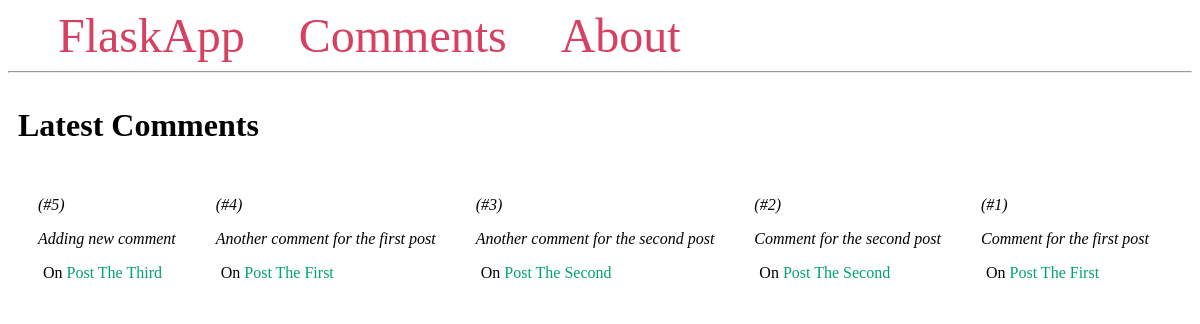
Page /comments/ on the earlier database version.
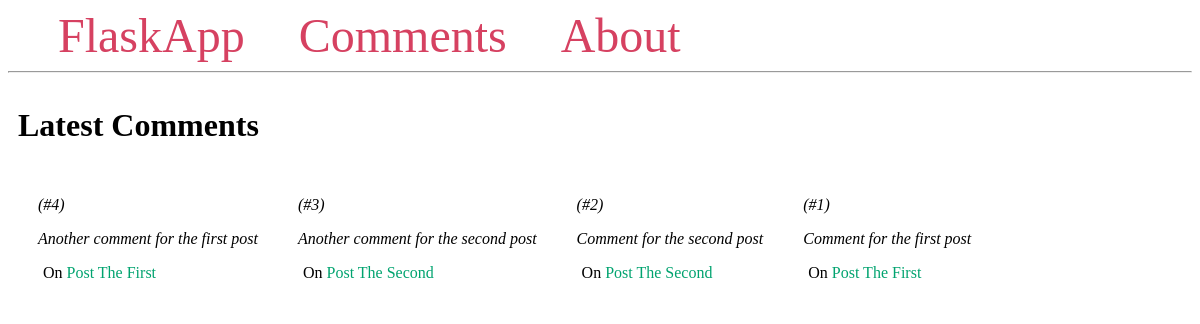
Same page on the later database version.
### model.py (models this page shows, shortened)
class Comment(db.Model):
    id = db.Column(db.Integer, primary_key=True)
    content = db.Column(db.Text)
    post_id = db.Column(db.Integer, db.ForeignKey('post.id'))

class Post(db.Model):
    id = db.Column(db.Integer, primary_key=True)
    title = db.Column(db.String(100))
    content = db.Column(db.Text)
    comments = db.relationship('Comment', backref='post')

### app.py (the view)
@app.route('/comments/')
def comments():
    comments = Comment.query.order_by(Comment.id.desc()).all()
    return render_template('comments.html', comments=comments)

### templates/comments.html
{% extends 'base.html' %}
{% block content %}
<span class="title">
    <h1>{% block title %} Latest Comments {% endblock %}</h1>
</span>
<div class="content">
    {% for comment in comments %}
    <div class="comment">
        <i>
            (#{{ comment.id }})
            <p>{{ comment.content }}</p>
        </i>
        <p class="title">
            On <a href="{{ url_for('post',
                                                post_id=comment.post.id) }}">
                {{ comment.post.title }}
            </a>
        </p>
    </div>
    {% endfor %}
</div>
</div>
{% endblock %}

### templates/base.html (shortened to what this page needs)
<!DOCTYPE html>
<html lang="en">
<head>
    <link rel="stylesheet" href="{{ url_for('static', filename= 'css/style.css') }}">
</head>
<body>
    <nav>
        <a href="{{ url_for('index') }}">FlaskApp</a>
        <a href="{{ url_for('comments') }}">Comments</a>
        <a href="#">About</a>
    </nav>
    <hr>
    <div class="content">
        {% block content %} {% endblock %}
</body>
</html>

### static/css/style.css (style rules this page uses)
.title { margin: 5px; }
.content { margin: 5px; width: 100%; display: flex; flex-direction: row; flex-wrap: wrap; }
.comment { padding: 10px; margin: 10px; background-color: #fff; }
.title a { color: #00a36f; text-decoration: none; }
nav a { color: #d64161; font-size: 3em; margin-left: 50px; text-decoration: none; }

Differences in the rows shown:
removed Comment: id "5", content "Adding new comment", post "Post The Third"
